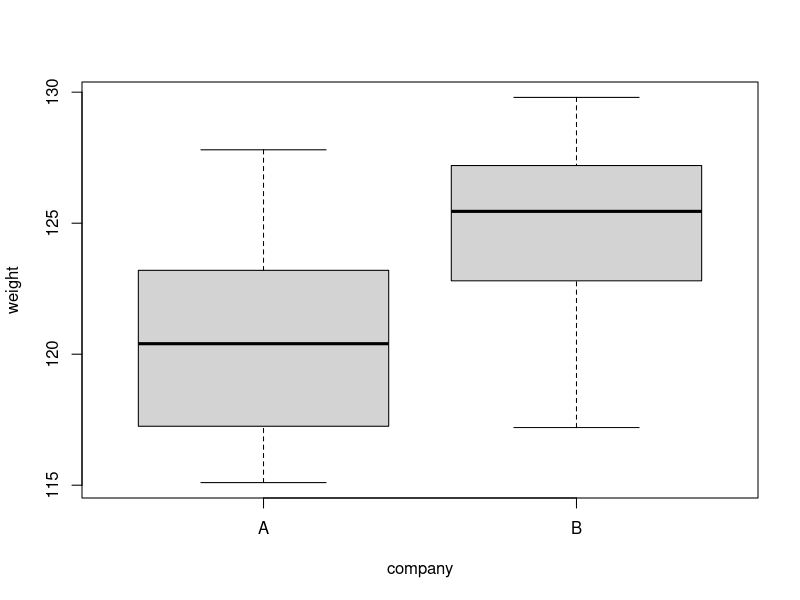
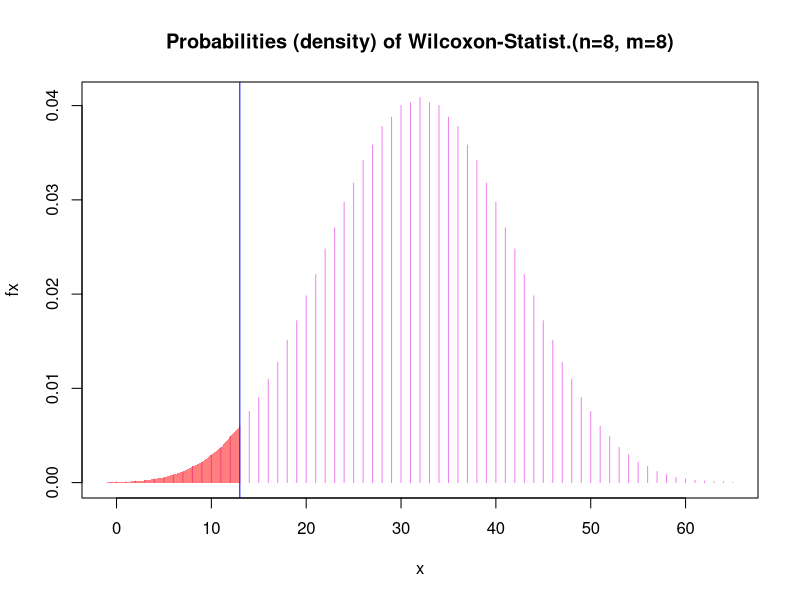
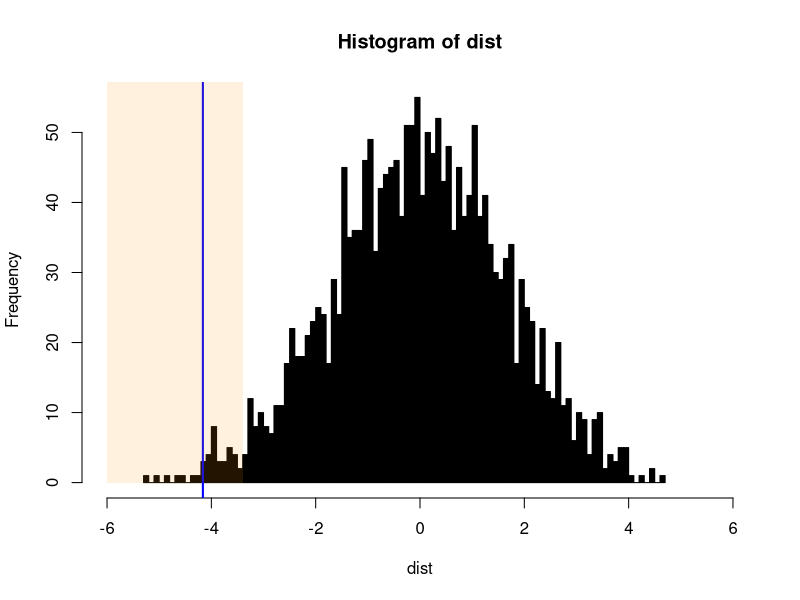

Generate these figures, in order, with R:
## ---- chunk 1
A <- c(117.1, 121.3, 127.8, 121.9, 117.4, 124.5, 119.5, 115.1)
B <- c(123.5, 125.3, 126.5, 127.9, 122.1, 125.6, 129.8, 117.2)
dat <- data.frame(weight = c(A,B), 
                  company = rep(c("A","B"), each=8))
dat$company <- factor(dat$company)
boxplot(weight ~ company, data = dat)
## ---- chunk 2
# Use help(wilcox.test) to determine the inputs for this function. You can use ~ to specify the relationship between weight and company.
wt = wilcox.test(weight ~ company, data = dat, exact = TRUE)
## ---- chunk 3
x <- -1: (8*8 + 1) 
# The p-value is calculated by determining the index for which the cumulative sum of fx exceeds 0.05. Therefore, we should be careful to index correctly on x as well.

fx <- dwilcox(x, 8, 8) # dwilcox is a builtin R function that determines the Wilcoxon distribution given the sizes of the two samples

thresholdValue <- 0.025 # two-sided test since we want 0.025 as both ends

ix <- which(cumsum(fx) <= thresholdValue) # cumulative sum is summing probabilities up to the edge of the rejection region (e.g. thresholdValue) in order to determine the rejection region. However, the edge of the rejection region might not be exactly at a significance level of 0.05 as the value of alpha will likely fall between the discrete values of the W distribution.

tx <- x[length(ix)] # determines the maximum x-value for which the sum of probabilities is still under the threshold value

# Plot the distribution, rejection region, and observed test statistic
plot(x, fx, type = "h", col = "violet",
     main =  "Probabilities (density) of Wilcoxon-Statist.(n=8, m=8)") + abline(v=wt$statistic, col="blue")+ polygon(c(x[x <= tx], tx, tx), c(fx[x <= tx], 0, 0), col=rgb(1, 0, 0,0.5), border=NA) 
## ---- chunk 4
# Combine the data from group A and B 
pooled <- c(A,B)

# Try resampling the combined data from above. What are we trying to calculate here? Use help(sample) to get started.
mean(sample(pooled, length(A), FALSE))-mean(sample(pooled, length(B), FALSE))

## ---- chunk 5
# Divide the combined data into two groups and calculate their difference in means 2000 times  
nresamples <- 2000
dist <- replicate(nresamples, mean(sample(pooled, length(A), FALSE))-mean(sample(pooled, length(B), FALSE)))

# Plot the histogram
histogram = hist(dist, xlim = c(-6, 6), col = "black", breaks = 100)
thresholdValue <- 0.025
ix <- which(cumsum(histogram$counts)/nresamples <= thresholdValue)
tx <- histogram$breaks[length(ix)]
tx
abline(v = mean(A)-mean(B), col = "blue", lwd = 2)
polygon(x=c(-6,-6,tx,tx), y=c(0,60,60,0), col="#FF990022", border=F)
